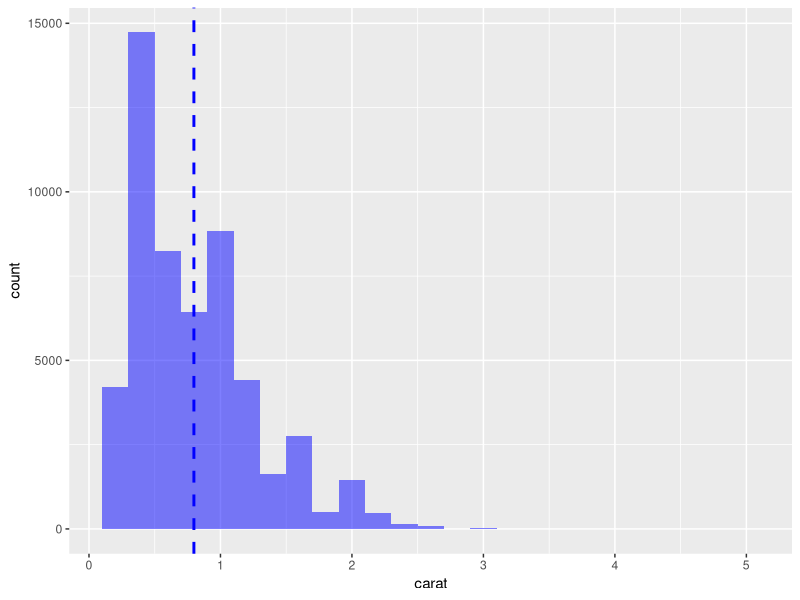
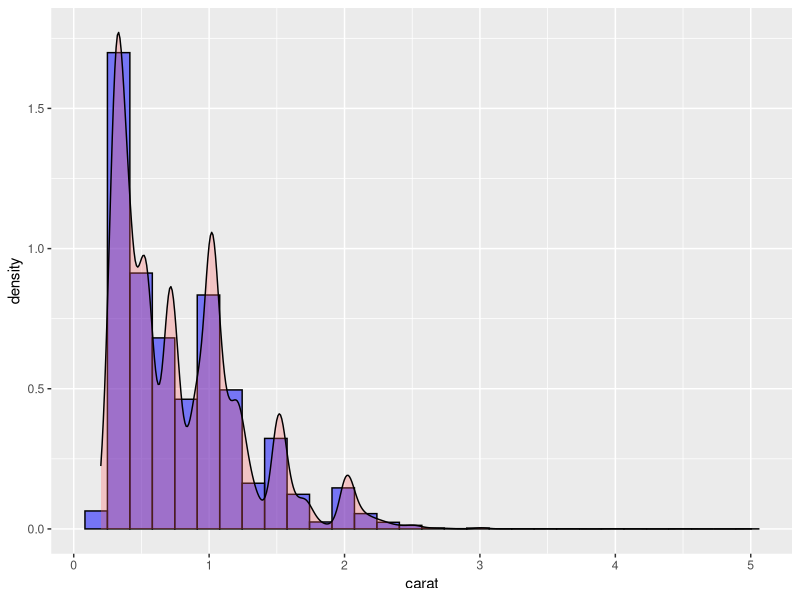
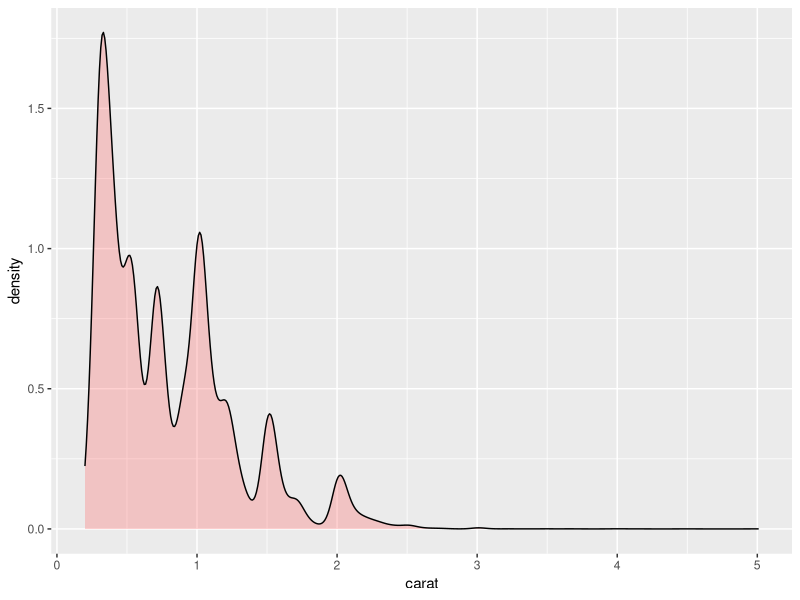
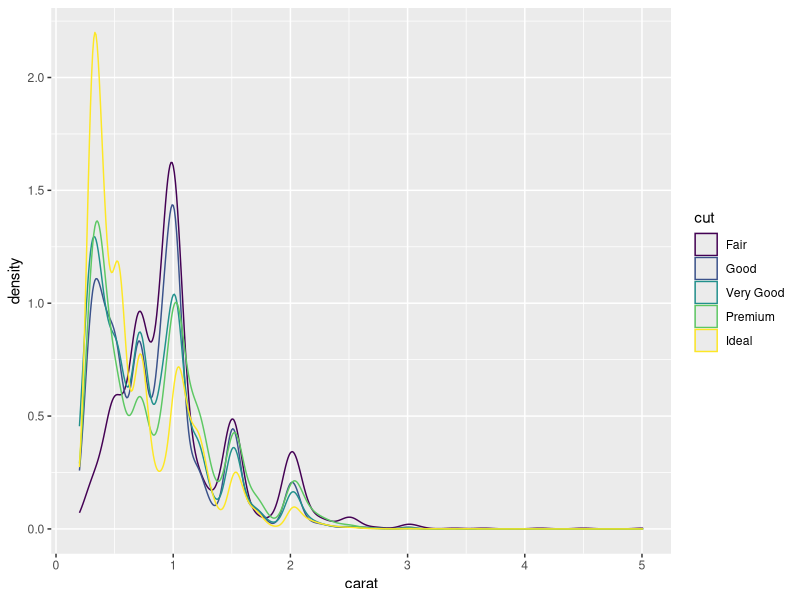
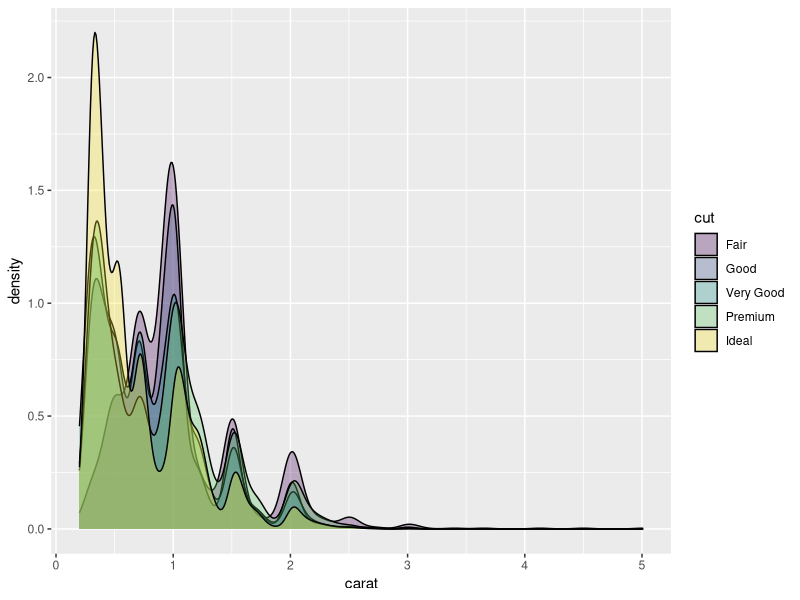

Recreate these plots in R, in order.
library(dslabs)
library(ggplot2)

# histogram of carat counts with mean line added to it
png(file = "DiamondsCaratHist.png")
h = ggplot(diamonds, aes(x = carat)) + geom_histogram(fill="blue", alpha=.5, binwidth = 0.2)
h + geom_vline(aes(xintercept=mean(diamonds$carat)),
            color="blue", linetype="dashed", size=1)
dev.off()

# Smooth Density Estimation over histogram
png(file = "SmoothDensityWHistogram.png")
hs = ggplot(diamonds, aes(x = carat))
hs = hs + geom_histogram(aes(y=..density..), color="black", fill="blue", alpha = .5)

hs + geom_density(adjust = 1, alpha=.3, fill="#FF6666")
dev.off()

# Smooth Density Curve
png(file = "SmoothDensity.png")
s = ggplot(diamonds, aes(x = carat))
s + geom_density(adjust = 1, alpha=.3, fill="#FF6666")
dev.off()

# overlaying different groups1
png(file = "SmoothDensity1.png")
s1 = ggplot(diamonds, aes(carat, color = cut))
s1 + geom_density(adjust = 1, alpha= .3)
dev.off()

# overlaying different groups2
png(file = "SmoothDensity2.png")
s1 = ggplot(diamonds, aes(carat, fill = cut))
s1 + geom_density(adjust = 1, alpha= .3)
dev.off()
